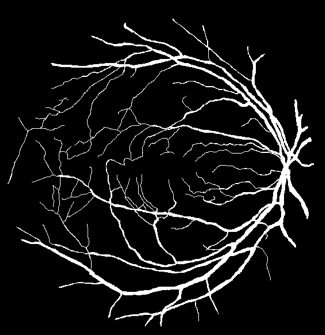
%> input picture Reference/Projects/Codes for Project 1/Ground-truth.png, 325 x 335 px
$ octave accuracy.m   (GNU Octave 9; MATLAB toolbox functions it lacks are replaced by stand-ins)
%> lines starting %> are read from the running program, lines starting %| are printed output that depends on the picture
%load the vessel ground truth
truth = imread('Ground-truth.png');
%> truth is the input picture: size 335x325x3 uint8; min 0, max 255, mean 20.4
xout = imread('VesselNet.png');
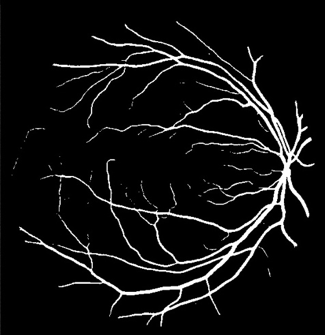
%> input picture Reference/Projects/Codes for Project 1/VesselNet.png, 325 x 335 px
%> xout is the input picture: size 335x325x3 uint8; min 0, max 255, mean 17.4
%figure(10); imshow(truth, []);
%Evaluate the segmentation accuracy
[h,w] = size(xout);
%> h = 335; w = 975
tst = zeros(h,w);
tst(find(xout==truth))=1;
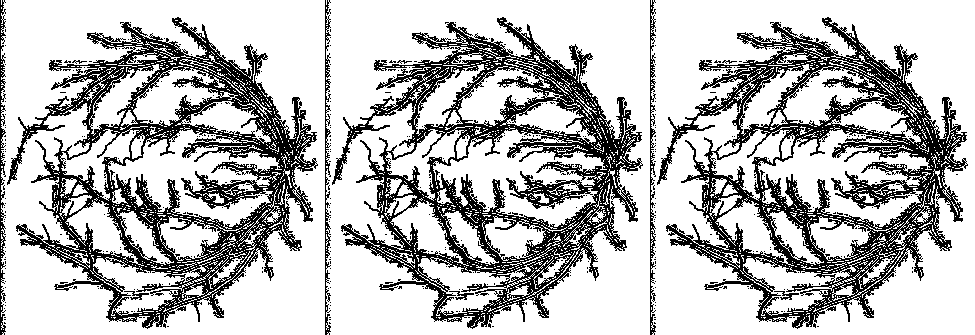
%> tst: size 335x975 double; values 0 (black) and 1 (white), 73.8% white; black in thin lines or dots
figure(11); imshow(tst, []);

a = find(tst==1);
%> a = 240906 values from 336 to 326625
a;
